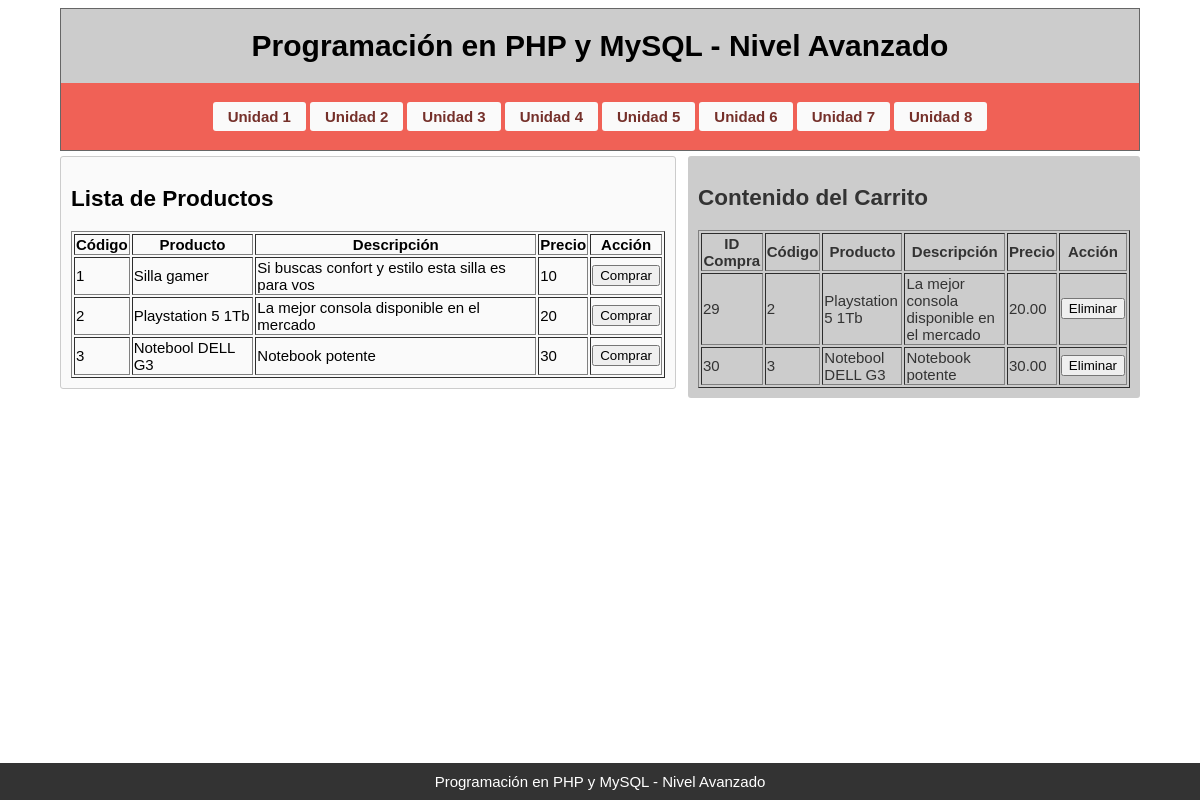
Page /unidad7.php on the committed database.
### tables this page shows
CREATE TABLE `compras` (
  `id_compra` int(5) NOT NULL,
  `codigo` int(10) NOT NULL,
  `producto` varchar(30) NOT NULL,
  `descripcion` varchar(255) NOT NULL,
  `precio` decimal(5,2) NOT NULL
);

### producto.php (called while the page is built)
<?php
class Producto {
    private $codigo;
    private $nombre;
    private $descripcion;
    private $precio;
    public function __construct($codigo, $nombre, $descripcion, $precio) {
        $this->codigo = $codigo;
        $this->nombre = $nombre;
        $this->descripcion = $descripcion;
        $this->precio = $precio;
    }
    public function getCodigo() {
        return $this->codigo;
    }
    public function getNombre() {
        return $this->nombre;
    }
    public function getDescripcion() {
        return $this->descripcion;
    }
    public function getPrecio() {
        return $this->precio;
    }
    public static function listar_productos() {
        return [
            new Producto(1, "Silla gamer", "Si buscas confort y estilo esta silla es para vos", 10.00),
            new Producto(2, "Playstation 5 1Tb", "La mejor consola disponible en el mercado", 20.00),
            new Producto(3, "Notebool DELL G3", "Notebook potente", 30.00),
        ];
    }
}
?>

### carrito.php (called while the page is built, shortened)
<?php
class Carrito {
    private $conexion;
    public function __construct($conexion) {
        $this->conexion = $conexion;
    }
    public function listar_compra() {
        $query = "SELECT id_compra, codigo, producto, descripcion, precio FROM compras";
        $resultados = $this->conexion->query($query);
        $compras = [];
        while ($row = $resultados->fetch_assoc()) {
            $compras[] = $row;
        }
        return $compras;
    }
}
?>

### unidad7.php (the view, shortened to what this page needs)
<?php
require_once 'conexion2.php';
require_once 'Producto.php';
require_once 'Carrito.php';
$carrito = new Carrito($conexion);
$productos = Producto::listar_productos();
$compras = $carrito->listar_compra();
?>
<!DOCTYPE html>
<html lang="es">
<head>
    <link rel="stylesheet" href="estilos.css">
</head>
<body>
<div class="container">
    <header>
        <h1>Programación en PHP y MySQL - Nivel Avanzado</h1>
        <nav>
            <?php include("botonera.php"); ?>
        </nav>
    </header>
    <section style="width: 55%">
        <h1>Lista de Productos</h1>
        <table border="1">
            <tr>
                <th>Código</th>
                <th>Producto</th>
                <th>Descripción</th>
                <th>Precio</th>
                <th>Acción</th>
            </tr>
            <?php foreach ($productos as $producto): ?>
            <tr>
                <td><?php echo $producto->getCodigo(); ?></td>
                <td><?php echo $producto->getNombre(); ?></td>
                <td><?php echo $producto->getDescripcion(); ?></td>
                <td><?php echo $producto->getPrecio(); ?></td>
                <td>
                    <form method="post">
                        <button type="submit" name="comprar">Comprar</button>
                    </form>
                </td>
            </tr>
            <?php endforeach; ?>
        </table>
    </section>
    <aside style="width:40%">
    <h1>Contenido del Carrito</h1>
        <table border="1">
            <tr>
                <th>ID Compra</th>
                <th>Código</th>
                <th>Producto</th>
                <th>Descripción</th>
                <th>Precio</th>
                <th>Acción</th>
            </tr>
            <?php foreach ($compras as $compra): ?>
            <tr>
                <td><?php echo $compra['id_compra']; ?></td>
                <td><?php echo $compra['codigo']; ?></td>
                <td><?php echo $compra['producto']; ?></td>
                <td><?php echo $compra['descripcion']; ?></td>
                <td><?php echo $compra['precio']; ?></td>
                <td>
                    <form method="post">
                        <button type="submit" name="eliminar">Eliminar</button>
                    </form>
                </td>
            </tr>
            <?php endforeach; ?>
        </table>
    </aside>
    <footer>
        <a href="https://site.elearning-total.com/courses/?com=lb">Programación en PHP y MySQL - Nivel Avanzado</a>
    </footer>
</div>
</body>
</html>

### botonera.php
<ul>
	<li><a href="unidad1.php">Unidad 1</a></li>
	<li><a href="unidad2.php">Unidad 2</a></li>
	<li><a href="unidad3.php">Unidad 3</a></li>
	<li><a href="unidad4.php">Unidad 4</a></li>
	<li><a href="unidad5.php">Unidad 5</a></li>
	<li><a href="unidad6.php">Unidad 6</a></li>
	<li><a href="unidad7.php">Unidad 7</a></li>
	<li><a href="unidad8.php">Unidad 8</a></li>
</ul>

### estilos.css (style rules this page uses)
.container { width:1080px; margin:0px auto; font-size:1em; font-family: "Arial", Georgia, Serif; font-size: 15px; }
header { text-align:center; border: 1px solid #666; background: #cccccc; }
a { color: #333; text-decoration: none; }
section,aside { margin-top: 5px; padding: 10px; -moz-border-radius:3px;-webkit-border-radius:3px;-o-border-radius:3px;border-radius:3px; }
section { float: left; width: 70%; background: #fafafa; border: 1px solid #ccc; }
aside { float: right; width: 25%; background:#ccc; color: #333; }
nav { padding:0.2%; background:#f06156; margin-top: 0.5%; }
nav ul { list-style-type:none; padding:0px; width: 100%; display: table; text-align: center; }
nav ul li { display: inline; }
nav ul li a { display:inline-block; text-align:center; text-decoration:none; color: #75302a; font-weight: bold; padding:6px 15px; margin:2px; background:#fafafa; -moz-border-radius:3px;-webkit-border-radius:3px;-o-border-radius:3px;border-radius:3px; }
footer { position: fixed; width: 100%; right: 0; bottom: 0; left: 0; padding: 10px 0px 10px 0px; background-color: #333; text-align: center; }
footer a { color: #fff; }

### rows in the picture
compras: codigo "2", producto "Playstation 5 1Tb", descripcion "La mejor consola disponible en el mercado", precio "20", id_compra "29", precio "20.00"
compras: codigo "3", producto "Notebool DELL G3", descripcion "Notebook potente", precio "30", id_compra "30", precio "30.00"

### other values in the picture
$producto->getCodigo() "1"
$producto->getNombre() "Silla gamer"
$producto->getDescripcion() "Si buscas confort y estilo esta silla es para vos"
$producto->getPrecio() "10"
